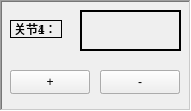
     <widget class="QFrame" name="frame_12">
      <property name="enabled">
       <bool>true</bool>
      </property>
      <property name="geometry">
       <rect>
        <x>620</x>
        <y>10</y>
        <width>191</width>
        <height>111</height>
       </rect>
      </property>
      <property name="sizePolicy">
       <sizepolicy hsizetype="Fixed" vsizetype="Fixed">
        <horstretch>0</horstretch>
        <verstretch>0</verstretch>
       </sizepolicy>
      </property>
      <property name="frameShape">
       <enum>QFrame::WinPanel</enum>
      </property>
      <property name="frameShadow">
       <enum>QFrame::Sunken</enum>
      </property>
      <widget class="QPushButton" name="pushButton_7">
       <property name="geometry">
        <rect>
         <x>10</x>
         <y>70</y>
         <width>80</width>
         <height>24</height>
        </rect>
       </property>
       <property name="sizePolicy">
        <sizepolicy hsizetype="Fixed" vsizetype="Fixed">
         <horstretch>0</horstretch>
         <verstretch>0</verstretch>
        </sizepolicy>
       </property>
       <property name="text">
        <string>+</string>
       </property>
      </widget>
      <widget class="QPushButton" name="pushButton_8">
       <property name="geometry">
        <rect>
         <x>100</x>
         <y>70</y>
         <width>80</width>
         <height>24</height>
        </rect>
       </property>
       <property name="sizePolicy">
        <sizepolicy hsizetype="Fixed" vsizetype="Fixed">
         <horstretch>0</horstretch>
         <verstretch>0</verstretch>
        </sizepolicy>
       </property>
       <property name="text">
        <string>-</string>
       </property>
      </widget>
      <widget class="QLabel" name="label_7">
       <property name="enabled">
        <bool>true</bool>
       </property>
       <property name="geometry">
        <rect>
         <x>80</x>
         <y>10</y>
         <width>101</width>
         <height>41</height>
        </rect>
       </property>
       <property name="sizePolicy">
        <sizepolicy hsizetype="Fixed" vsizetype="Fixed">
         <horstretch>0</horstretch>
         <verstretch>0</verstretch>
        </sizepolicy>
       </property>
       <property name="frameShape">
        <enum>QFrame::WinPanel</enum>
       </property>
       <property name="frameShadow">
        <enum>QFrame::Plain</enum>
       </property>
       <property name="text">
        <string/>
       </property>
      </widget>
      <widget class="QLabel" name="label_8">
       <property name="geometry">
        <rect>
         <x>10</x>
         <y>20</y>
         <width>52</width>
         <height>18</height>
        </rect>
       </property>
       <property name="sizePolicy">
        <sizepolicy hsizetype="Fixed" vsizetype="Fixed">
         <horstretch>0</horstretch>
         <verstretch>0</verstretch>
        </sizepolicy>
       </property>
       <property name="frameShape">
        <enum>QFrame::Box</enum>
       </property>
       <property name="text">
        <string>关节1：</string>
       </property>
      </widget>
      <widget class="QFrame" name="frame_37">
       <property name="enabled">
        <bool>true</bool>
       </property>
       <property name="geometry">
        <rect>
         <x>600</x>
         <y>0</y>
         <width>191</width>
         <height>111</height>
        </rect>
       </property>
       <property name="sizePolicy">
        <sizepolicy hsizetype="Fixed" vsizetype="Fixed">
         <horstretch>0</horstretch>
         <verstretch>0</verstretch>
        </sizepolicy>
       </property>
       <property name="frameShape">
        <enum>QFrame::WinPanel</enum>
       </property>
       <property name="frameShadow">
        <enum>QFrame::Sunken</enum>
       </property>
       <widget class="QPushButton" name="pushButton_13">
        <property name="geometry">
         <rect>
          <x>10</x>
          <y>70</y>
          <width>80</width>
          <height>24</height>
         </rect>
        </property>
        <property name="sizePolicy">
         <sizepolicy hsizetype="Fixed" vsizetype="Fixed">
          <horstretch>0</horstretch>
          <verstretch>0</verstretch>
         </sizepolicy>
        </property>
        <property name="text">
         <string>+</string>
        </property>
       </widget>
       <widget class="QPushButton" name="pushButton_14">
        <property name="geometry">
         <rect>
          <x>100</x>
          <y>70</y>
          <width>80</width>
          <height>24</height>
         </rect>
        </property>
        <property name="sizePolicy">
         <sizepolicy hsizetype="Fixed" vsizetype="Fixed">
          <horstretch>0</horstretch>
          <verstretch>0</verstretch>
         </sizepolicy>
        </property>
        <property name="text">
         <string>-</string>
        </property>
       </widget>
       <widget class="QLabel" name="label_13">
        <property name="enabled">
         <bool>true</bool>
        </property>
        <property name="geometry">
         <rect>
          <x>80</x>
          <y>10</y>
          <width>101</width>
          <height>41</height>
         </rect>
        </property>
        <property name="sizePolicy">
         <sizepolicy hsizetype="Fixed" vsizetype="Fixed">
          <horstretch>0</horstretch>
          <verstretch>0</verstretch>
         </sizepolicy>
        </property>
        <property name="frameShape">
         <enum>QFrame::WinPanel</enum>
        </property>
        <property name="frameShadow">
         <enum>QFrame::Plain</enum>
        </property>
        <property name="text">
         <string/>
        </property>
       </widget>
       <widget class="QLabel" name="label_14">
        <property name="geometry">
         <rect>
          <x>10</x>
          <y>20</y>
          <width>52</width>
          <height>18</height>
         </rect>
        </property>
        <property name="sizePolicy">
         <sizepolicy hsizetype="Fixed" vsizetype="Fixed">
          <horstretch>0</horstretch>
          <verstretch>0</verstretch>
         </sizepolicy>
        </property>
        <property name="frameShape">
         <enum>QFrame::Box</enum>
        </property>
        <property name="text">
         <string>关节1：</string>
        </property>
       </widget>
      </widget>
      <widget class="QFrame" name="frame_38">
       <property name="enabled">
        <bool>true</bool>
       </property>
       <property name="geometry">
        <rect>
         <x>200</x>
         <y>0</y>
         <width>191</width>
         <height>111</height>
        </rect>
       </property>
       <property name="sizePolicy">
        <sizepolicy hsizetype="Fixed" vsizetype="Fixed">
         <horstretch>0</horstretch>
         <verstretch>0</verstretch>
        </sizepolicy>
       </property>
       <property name="frameShape">
        <enum>QFrame::WinPanel</enum>
       </property>
       <property name="frameShadow">
        <enum>QFrame::Sunken</enum>
       </property>
       <widget class="QPushButton" name="pushButton_15">
        <property name="geometry">
         <rect>
          <x>10</x>
          <y>70</y>
          <width>80</width>
          <height>24</height>
         </rect>
        </property>
        <property name="sizePolicy">
         <sizepolicy hsizetype="Fixed" vsizetype="Fixed">
          <horstretch>0</horstretch>
          <verstretch>0</verstretch>
         </sizepolicy>
        </property>
        <property name="text">
         <string>+</string>
        </property>
       </widget>
       <widget class="QPushButton" name="pushButton_16">
        <property name="geometry">
         <rect>
          <x>100</x>
          <y>70</y>
          <width>80</width>
          <height>24</height>
         </rect>
        </property>
        <property name="sizePolicy">
         <sizepolicy hsizetype="Fixed" vsizetype="Fixed">
          <horstretch>0</horstretch>
          <verstretch>0</verstretch>
         </sizepolicy>
        </property>
        <property name="text">
         <string>-</string>
        </property>
       </widget>
       <widget class="QLabel" name="label_15">
        <property name="enabled">
         <bool>true</bool>
        </property>
        <property name="geometry">
         <rect>
          <x>80</x>
          <y>10</y>
          <width>101</width>
          <height>41</height>
         </rect>
        </property>
        <property name="sizePolicy">
         <sizepolicy hsizetype="Fixed" vsizetype="Fixed">
          <horstretch>0</horstretch>
          <verstretch>0</verstretch>
         </sizepolicy>
        </property>
        <property name="frameShape">
         <enum>QFrame::WinPanel</enum>
        </property>
        <property name="frameShadow">
         <enum>QFrame::Plain</enum>
        </property>
        <property name="text">
         <string/>
        </property>
       </widget>
       <widget class="QLabel" name="label_16">
        <property name="geometry">
         <rect>
          <x>10</x>
          <y>20</y>
          <width>52</width>
          <height>18</height>
         </rect>
        </property>
        <property name="sizePolicy">
         <sizepolicy hsizetype="Fixed" vsizetype="Fixed">
          <horstretch>0</horstretch>
          <verstretch>0</verstretch>
         </sizepolicy>
        </property>
        <property name="frameShape">
         <enum>QFrame::Box</enum>
        </property>
        <property name="text">
         <string>关节1：</string>
        </property>
       </widget>
      </widget>
      <widget class="QFrame" name="frame_39">
       <property name="enabled">
        <bool>true</bool>
       </property>
       <property name="geometry">
        <rect>
         <x>1000</x>
         <y>0</y>
         <width>191</width>
         <height>111</height>
        </rect>
       </property>
       <property name="sizePolicy">
        <sizepolicy hsizetype="Fixed" vsizetype="Fixed">
         <horstretch>0</horstretch>
         <verstretch>0</verstretch>
        </sizepolicy>
       </property>
       <property name="frameShape">
        <enum>QFrame::WinPanel</enum>
       </property>
       <property name="frameShadow">
        <enum>QFrame::Sunken</enum>
       </property>
       <widget class="QPushButton" name="pushButton_17">
        <property name="geometry">
         <rect>
          <x>10</x>
          <y>70</y>
          <width>80</width>
          <height>24</height>
         </rect>
        </property>
        <property name="sizePolicy">
         <sizepolicy hsizetype="Fixed" vsizetype="Fixed">
          <horstretch>0</horstretch>
          <verstretch>0</verstretch>
         </sizepolicy>
        </property>
        <property name="text">
         <string>+</string>
        </property>
       </widget>
       <widget class="QPushButton" name="pushButton_18">
        <property name="geometry">
         <rect>
          <x>100</x>
          <y>70</y>
          <width>80</width>
          <height>24</height>
         </rect>
        </property>
        <property name="sizePolicy">
         <sizepolicy hsizetype="Fixed" vsizetype="Fixed">
          <horstretch>0</horstretch>
          <verstretch>0</verstretch>
         </sizepolicy>
        </property>
        <property name="text">
         <string>-</string>
        </property>
       </widget>
       <widget class="QLabel" name="label_17">
        <property name="enabled">
         <bool>true</bool>
        </property>
        <property name="geometry">
         <rect>
          <x>80</x>
          <y>10</y>
          <width>101</width>
          <height>41</height>
         </rect>
        </property>
        <property name="sizePolicy">
         <sizepolicy hsizetype="Fixed" vsizetype="Fixed">
          <horstretch>0</horstretch>
          <verstretch>0</verstretch>
         </sizepolicy>
        </property>
        <property name="frameShape">
         <enum>QFrame::WinPanel</enum>
        </property>
        <property name="frameShadow">
         <enum>QFrame::Plain</enum>
        </property>
        <property name="text">
         <string/>
        </property>
       </widget>
       <widget class="QLabel" name="label_18">
        <property name="geometry">
         <rect>
          <x>10</x>
          <y>20</y>
          <width>52</width>
          <height>18</height>
         </rect>
        </property>
        <property name="sizePolicy">
         <sizepolicy hsizetype="Fixed" vsizetype="Fixed">
          <horstretch>0</horstretch>
          <verstretch>0</verstretch>
         </sizepolicy>
        </property>
        <property name="frameShape">
         <enum>QFrame::Box</enum>
        </property>
        <property name="text">
         <string>关节1：</string>
        </property>
       </widget>
      </widget>
      <widget class="QFrame" name="frame_40">
       <property name="enabled">
        <bool>true</bool>
       </property>
       <property name="geometry">
        <rect>
         <x>800</x>
         <y>0</y>
         <width>191</width>
         <height>111</height>
        </rect>
       </property>
       <property name="sizePolicy">
        <sizepolicy hsizetype="Fixed" vsizetype="Fixed">
         <horstretch>0</horstretch>
         <verstretch>0</verstretch>
        </sizepolicy>
       </property>
       <property name="frameShape">
        <enum>QFrame::WinPanel</enum>
       </property>
       <property name="frameShadow">
        <enum>QFrame::Sunken</enum>
       </property>
       <widget class="QPushButton" name="pushButton_19">
        <property name="geometry">
         <rect>
          <x>10</x>
          <y>70</y>
          <width>80</width>
          <height>24</height>
         </rect>
        </property>
        <property name="sizePolicy">
         <sizepolicy hsizetype="Fixed" vsizetype="Fixed">
          <horstretch>0</horstretch>
          <verstretch>0</verstretch>
         </sizepolicy>
        </property>
        <property name="text">
         <string>+</string>
        </property>
       </widget>
       <widget class="QPushButton" name="pushButton_20">
        <property name="geometry">
         <rect>
          <x>100</x>
          <y>70</y>
          <width>80</width>
          <height>24</height>
         </rect>
        </property>
        <property name="sizePolicy">
         <sizepolicy hsizetype="Fixed" vsizetype="Fixed">
          <horstretch>0</horstretch>
          <verstretch>0</verstretch>
         </sizepolicy>
        </property>
        <property name="text">
         <string>-</string>
        </property>
       </widget>
       <widget class="QLabel" name="label_19">
        <property name="enabled">
         <bool>true</bool>
        </property>
        <property name="geometry">
         <rect>
          <x>80</x>
          <y>10</y>
          <width>101</width>
          <height>41</height>
         </rect>
        </property>
        <property name="sizePolicy">
         <sizepolicy hsizetype="Fixed" vsizetype="Fixed">
          <horstretch>0</horstretch>
          <verstretch>0</verstretch>
         </sizepolicy>
        </property>
        <property name="frameShape">
         <enum>QFrame::WinPanel</enum>
        </property>
        <property name="frameShadow">
         <enum>QFrame::Plain</enum>
        </property>
        <property name="text">
         <string/>
        </property>
       </widget>
       <widget class="QLabel" name="label_20">
        <property name="geometry">
         <rect>
          <x>10</x>
          <y>20</y>
          <width>52</width>
          <height>18</height>
         </rect>
        </property>
        <property name="sizePolicy">
         <sizepolicy hsizetype="Fixed" vsizetype="Fixed">
          <horstretch>0</horstretch>
          <verstretch>0</verstretch>
         </sizepolicy>
        </property>
        <property name="frameShape">
         <enum>QFrame::Box</enum>
        </property>
        <property name="text">
         <string>关节1：</string>
        </property>
       </widget>
      </widget>
      <widget class="QFrame" name="frame_41">
       <property name="enabled">
        <bool>true</bool>
       </property>
       <property name="geometry">
        <rect>
         <x>400</x>
         <y>0</y>
         <width>191</width>
         <height>111</height>
        </rect>
       </property>
       <property name="sizePolicy">
        <sizepolicy hsizetype="Fixed" vsizetype="Fixed">
         <horstretch>0</horstretch>
         <verstretch>0</verstretch>
        </sizepolicy>
       </property>
       <property name="frameShape">
        <enum>QFrame::WinPanel</enum>
       </property>
       <property name="frameShadow">
        <enum>QFrame::Sunken</enum>
       </property>
       <widget class="QPushButton" name="pushButton_21">
        <property name="geometry">
         <rect>
          <x>10</x>
          <y>70</y>
          <width>80</width>
          <height>24</height>
         </rect>
        </property>
        <property name="sizePolicy">
         <sizepolicy hsizetype="Fixed" vsizetype="Fixed">
          <horstretch>0</horstretch>
          <verstretch>0</verstretch>
         </sizepolicy>
        </property>
        <property name="text">
         <string>+</string>
        </property>
       </widget>
       <widget class="QPushButton" name="pushButton_22">
        <property name="geometry">
         <rect>
          <x>100</x>
          <y>70</y>
          <width>80</width>
          <height>24</height>
         </rect>
        </property>
        <property name="sizePolicy">
         <sizepolicy hsizetype="Fixed" vsizetype="Fixed">
          <horstretch>0</horstretch>
          <verstretch>0</verstretch>
         </sizepolicy>
        </property>
        <property name="text">
         <string>-</string>
        </property>
       </widget>
       <widget class="QLabel" name="label_21">
        <property name="enabled">
         <bool>true</bool>
        </property>
        <property name="geometry">
         <rect>
          <x>80</x>
          <y>10</y>
          <width>101</width>
          <height>41</height>
         </rect>
        </property>
        <property name="sizePolicy">
         <sizepolicy hsizetype="Fixed" vsizetype="Fixed">
          <horstretch>0</horstretch>
          <verstretch>0</verstretch>
         </sizepolicy>
        </property>
        <property name="frameShape">
         <enum>QFrame::WinPanel</enum>
        </property>
        <property name="frameShadow">
         <enum>QFrame::Plain</enum>
        </property>
        <property name="text">
         <string/>
        </property>
       </widget>
       <widget class="QLabel" name="label_22">
        <property name="geometry">
         <rect>
          <x>10</x>
          <y>20</y>
          <width>52</width>
          <height>18</height>
         </rect>
        </property>
        <property name="sizePolicy">
         <sizepolicy hsizetype="Fixed" vsizetype="Fixed">
          <horstretch>0</horstretch>
          <verstretch>0</verstretch>
         </sizepolicy>
        </property>
        <property name="frameShape">
         <enum>QFrame::Box</enum>
        </property>
        <property name="text">
         <string>关节1：</string>
        </property>
       </widget>
      </widget>
      <widget class="QFrame" name="robotframe4">
       <property name="enabled">
        <bool>true</bool>
       </property>
       <property name="geometry">
        <rect>
         <x>0</x>
         <y>0</y>
         <width>191</width>
         <height>111</height>
        </rect>
       </property>
       <property name="sizePolicy">
        <sizepolicy hsizetype="Fixed" vsizetype="Fixed">
         <horstretch>0</horstretch>
         <verstretch>0</verstretch>
        </sizepolicy>
       </property>
       <property name="frameShape">
        <enum>QFrame::WinPanel</enum>
       </property>
       <property name="frameShadow">
        <enum>QFrame::Sunken</enum>
       </property>
       <widget class="QPushButton" name="pushButton_23">
        <property name="geometry">
         <rect>
          <x>10</x>
          <y>70</y>
          <width>80</width>
          <height>24</height>
         </rect>
        </property>
        <property name="sizePolicy">
         <sizepolicy hsizetype="Fixed" vsizetype="Fixed">
          <horstretch>0</horstretch>
          <verstretch>0</verstretch>
         </sizepolicy>
        </property>
        <property name="text">
         <string>+</string>
        </property>
       </widget>
       <widget class="QPushButton" name="pushButton_24">
        <property name="geometry">
         <rect>
          <x>100</x>
          <y>70</y>
          <width>80</width>
          <height>24</height>
         </rect>
        </property>
        <property name="sizePolicy">
         <sizepolicy hsizetype="Fixed" vsizetype="Fixed">
          <horstretch>0</horstretch>
          <verstretch>0</verstretch>
         </sizepolicy>
        </property>
        <property name="text">
         <string>-</string>
        </property>
       </widget>
       <widget class="QLabel" name="axisposition4">
        <property name="enabled">
         <bool>true</bool>
        </property>
        <property name="geometry">
         <rect>
          <x>80</x>
          <y>10</y>
          <width>101</width>
          <height>41</height>
         </rect>
        </property>
        <property name="sizePolicy">
         <sizepolicy hsizetype="Fixed" vsizetype="Fixed">
          <horstretch>0</horstretch>
          <verstretch>0</verstretch>
         </sizepolicy>
        </property>
        <property name="frameShape">
         <enum>QFrame::WinPanel</enum>
        </property>
        <property name="frameShadow">
         <enum>QFrame::Plain</enum>
        </property>
        <property name="text">
         <string/>
        </property>
       </widget>
       <widget class="QLabel" name="axisname4">
        <property name="geometry">
         <rect>
          <x>10</x>
          <y>20</y>
          <width>52</width>
          <height>18</height>
         </rect>
        </property>
        <property name="sizePolicy">
         <sizepolicy hsizetype="Fixed" vsizetype="Fixed">
          <horstretch>0</horstretch>
          <verstretch>0</verstretch>
         </sizepolicy>
        </property>
        <property name="frameShape">
         <enum>QFrame::Box</enum>
        </property>
        <property name="text">
         <string>关节4：</string>
        </property>
       </widget>
      </widget>
     </widget>
